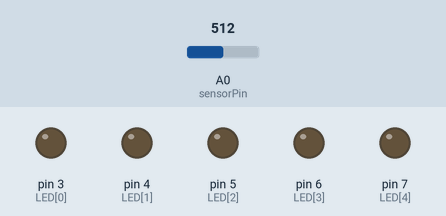
A sketch run on a simulated Arduino Uno, built with avr-gcc and run on an emulated ATmega328P. On the bench: output pins drawn as LEDs (lit = HIGH). Dashed ring = blinking. The inputs (shaded band) are chosen by the test bench; at power-on: A0 (sensorPin) = 512. What the sketch prints to the serial monitor is not drawn.

Above: at 2.3 s.
2.4 s: A0 (sensorPin) set to 159
5.7 s: A0 (sensorPin) set to 133
At 7.55 s:
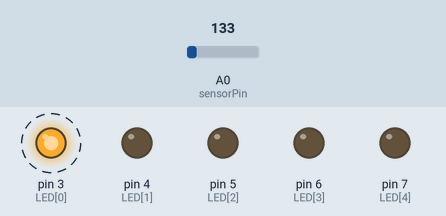
At 7.95 s:
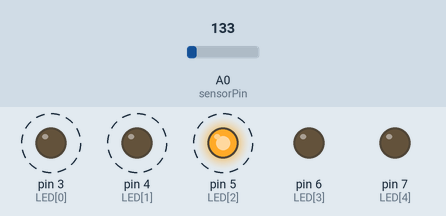
Timing chart, 0 to 15.6 s (numbered marks = the images above; inputs shaded):
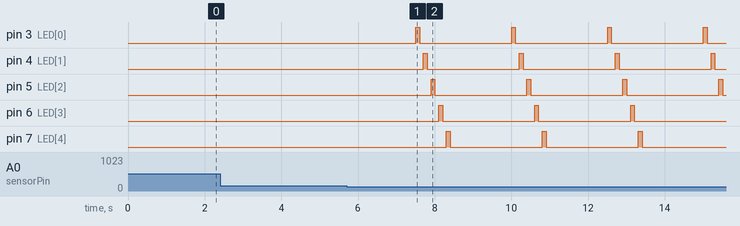

Measured:
- the behaviour switches between 144 and 143 on A0 (sensorPin) (found by bisection; images 0 and 1)
- after the input at 2.4 s, every drawn part: stays the same
- after the input at 5.7 s, pin 3 (LED[0]): alternates HIGH for 0.10 s and LOW for 2.4 s, starting after 1.8 s; pin 4 (LED[1]): alternates HIGH for 0.10 s and LOW for 2.4 s, starting after 2.0 s

The sketch:

___________.ino
```cpp
const int sensorPin = A0;
const float baselineTemmp = 20.0;
int  i,LED[8]={3,4,5,6,7};

void setup() {
  Serial.begin(9600);
  for(int pinNumber = 3; pinNumber<8;pinNumber++){
    pinMode(pinNumber,OUTPUT);
    digitalWrite(pinNumber,LOW);
  }

}

void loop() {
  int sensorVal = analogRead(sensorPin);
  Serial.print("sensor Value : "); Serial.print(sensorVal);
  delay(500);

  float voltage=(sensorVal/1024.0)*5.0;
  Serial.print("Volts : "); Serial.print(voltage);
  delay(500);

  float temperature= (voltage-.5)*100;
  Serial.print(" degrees C: "); Serial.println(temperature);
  delay(500);

    if(temperature<baselineTemmp){
          for(i=0;i<=4;i++){
            digitalWrite(LED[i],HIGH);
            delay(100);
            digitalWrite(LED[i],LOW);
            delay(100);
          }
    }
    else if(temperature >= baselineTemmp+2 && temperature<baselineTemmp+4){
         for(i=4;i>=0;i--){
            digitalWrite(LED[i],HIGH);
            delay(100);
            digitalWrite(LED[i],LOW);
            delay(100);
          }
    }
}
```
